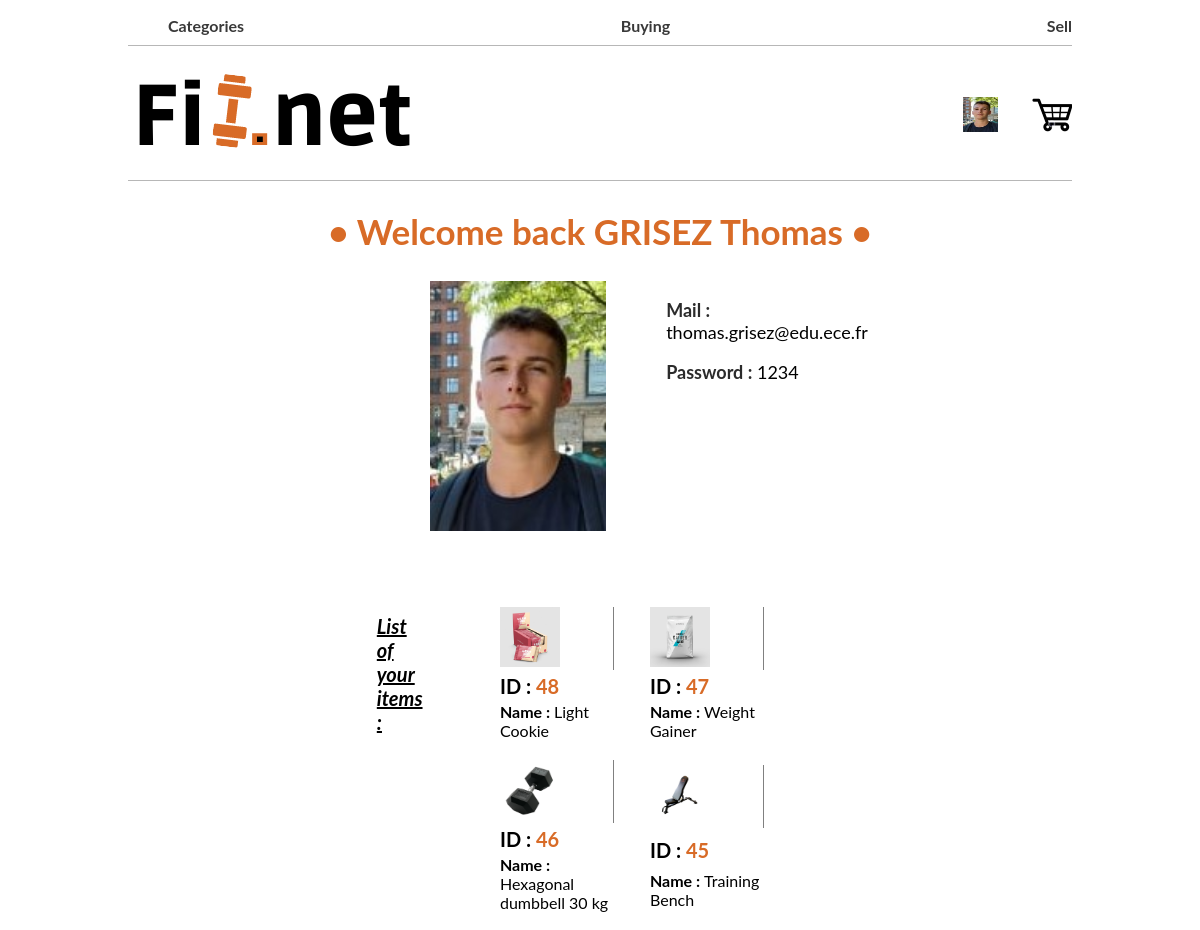
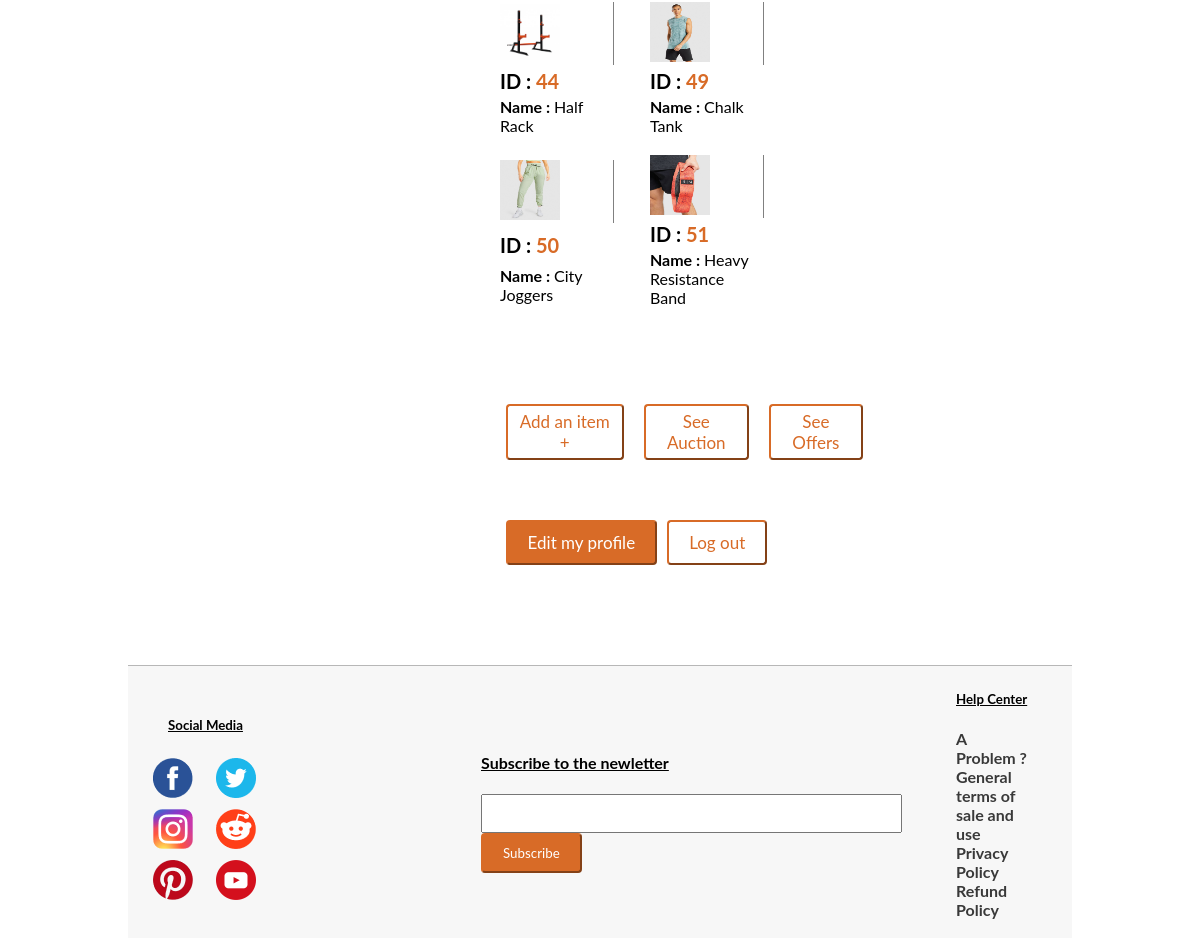
Page /PHP/sellerProfile.php (signed in) on the committed database (2 pictures, top to bottom).
### tables this page shows
CREATE TABLE IF NOT EXISTS `items` (
  `id` int(11) NOT NULL AUTO_INCREMENT,
  `name` text NOT NULL,
  `description` text NOT NULL,
  `price` int(11) NOT NULL,
  `category` text NOT NULL,
  `photo1` text NOT NULL,
  `photo2` text NOT NULL,
  `photo3` text NOT NULL,
  `video` text NOT NULL,
  `quantity` int(11) NOT NULL,
  `type_of_selling` text NOT NULL,
  `id_seller` int(11) NOT NULL,
  PRIMARY KEY (`id`)
);

### PHP/sellerProfile.php (the view, shortened to what this page needs)
<!DOCTYPE html>
<html>
<head>
</head>
<body>
    <?php include 'header.php'?>
    <?php
        $mysqli = new mysqli('127.0.0.1','root', '', 'fitnet', NULL) or die("Connect failed");
        $idseller = $_SESSION['id']."-%";
        $allProducts = array();
        $result = $mysqli->query("SELECT `id`,`name`,`photo1` FROM `items` WHERE `photo1` LIKE '$idseller'");
        if($result->num_rows > 0){
            while($row = $result->fetch_assoc()) {
                $product=array($row["id"],$row["name"],$row["photo1"]);
                $allProducts[]=$product;
            }
        }
    ?>
    <div class="profile">
        <h2 class="main_title"  align="center">• Welcome back  <span style="text-transform: uppercase;"><?php echo $_SESSION['lname']?></span><?php echo" ".$_SESSION['fname']; ?> •</h2>
        <div class="main_aspect_of_profile_bloc">
          <div class="profile_image_bloc">
              <img src="../profilepictures/<?= $_SESSION['photo']?>" width="auto" height="250" alt="photoprofile">
          </div>
          <div>
              <p class="list_of_informations" id="mail_information_buyer"><span class="lis_of_information_title">Mail :</span> <?php echo $_SESSION['email']; ?></p>
              <p class="list_of_informations" id="password_information_buyer"><span class="lis_of_information_title">Password :</span> <?php echo $_SESSION['password']; ?></p>
          </div>
        </div>
        <div class="main_aspect_of_profile_bloc">
        <?php
            if($result->num_rows > 0){
                echo "<h3 class='list_of_informations' style='font-size : 20px;'><em><u>List of your items :</u></em></h3>";
                echo "<div  class='one_table_of_items'>";
                for ($row = 0; $row < $result->num_rows ; $row++) {
                    $photo = "../itemImages/".$allProducts[$row][2];
                    echo "<table  class='table_of_items' border=1><tr><td style='border : none;'><div class='div_for_border_in_table'><img src=$photo width='60' height='60'></td></tr>"."<tr><td style='border : none;'><span style='font-weight : bold; font-size : 20px; '>ID : </span><span style='color :#D86B27; font-weight : bold; font-size : 20px;'>".$allProducts[$row][0]."</span></td></tr></div><tr><td class='raw_table_items_list'  id='last_tr_of_table_item3'><span style='font-size : 16px; font-weight : bold;'>Name : </span>".$allProducts[$row][1]."</td></tr></table>";
                  }
            }else{
                echo "<span style='color : red;'><b><em>You have no items for sale </em></b><br></span>";
            }
        ?>
        <div class="button_for_see_our_item_as_a_seller">
             <div class="main_aspect_of_profile_bloc" id="button_for_see_our_item_as_a_seller">
               <div class="button_add_to_list_an_item">
                     <a href="addItem.php"><button class="button_of_informations"  id="add_an_item_to_sell">Add an item +</button></a>
               </div>
               <div class="button_add_to_list_an_item">
                     <a href="seeAuction.php"><button class="button_of_informations"  id="add_an_item_to_sell">See Auction</button></a>
               </div>
               <div class="button_add_to_list_an_item">
                     <a href="seeNegotiations.php"><button class="button_of_informations"  id="add_an_item_to_sell">See Offers</button></a>
               </div>
             </div>
        </div>
        <div class="main_aspect_of_profile_bloc" id="bloc_button_buyer_profil">
            <div class="button_list_buyer_profil">
                 <a href="editSeller.php"><button class="button_of_informations"  id="edit_information_buyer">Edit my profile</button></a>
            </div>
            <div class="button_list_buyer_profil">
            <a href="logout.php"><button class="button_of_informations"  id="logout_information_buyer">Log out</button></a>
            </div>
        </div>
    <?php include 'footer.php'?>
</body>
</html>

### CSS/header.css (style rules this page uses)
body { font-family: lato; padding-right: 10%; padding-left: 10%; }

### CSS/profileCSS.php (style rules this page uses)
.one_table_of_items { padding-bottom : 20px; }
.main_aspect_of_profile_bloc { margin : 0 auto; padding-right: 20%; padding-left: 20%; padding-bottom : 60px; display : flex; }
.profile_image_bloc { padding-left : 20%; }
.main_title { color : #D86B27; font-size: 35px; }
.list_of_informations { font-size : 18px; padding-left : 60px; }
.lis_of_information_title { font-weight : bold; color : #2B2B2B; }
.one_table_of_items { padding-left : 60px; display : flex; flex-wrap : wrap; justify-content : flex-start; padding-top : 10px; }
.table_of_items { padding-bottom : 5px; border : none; padding-left : 10px; padding-right : 20px; width : 150px; }
.div_for_border_in_table { border-right : 1px solid grey; }
.raw_table_items_list { border: none; overflow: hidden; }
#last_tr_of_table_item3 { padding-bottom : 10px; }
#bloc_button_buyer_profil { display : flex; padding-right : 70px; padding-left : 40%; }
.button_list_buyer_profil { padding-right : 10px; padding-bottom : 40px; }
.button_of_informations { text-align : center; font-size : 17px; }
#edit_information_buyer { padding: 10px 20px 10px 20px; font-family: lato; text-align: center; border-radius: 4px; color : white; border-color: #D86B27; background-color: #D86B27; }
#logout_information_buyer { padding: 10px 20px 10px 20px; font-family: lato; text-align: center; border-radius: 4px; color : #D86B27; border-color: #D86B27; background-color: white; }
.button_add_to_list_an_item { padding-right : 20px; }
#button_for_see_our_item_as_a_seller { padding-left : 40%; }
#add_an_item_to_sell { padding: 5px 10px 5px 10px; font-family: lato; text-align: center; border-radius: 4px; color : #D86B27; border-color: #D86B27; background-color: white; }

### rows in the picture
items: photo1 (picture), id "48", name "Light Cookie"
items: photo1 (picture), id "47", name "Weight Gainer"
items: photo1 (picture), id "46", name "Hexagonal dumbbell 30 kg"
items: photo1 (picture), id "45", name "Training Bench"
items: photo1 (picture), id "44", name "Half Rack"
items: photo1 (picture), id "49", name "Chalk Tank"
items: photo1 (picture), id "50", name "City Joggers"
items: photo1 (picture), id "51", name "Heavy Resistance Band"

### other values in the picture
$_SESSION['lname'] "GRISEZ"
$_SESSION['fname'] "Thomas"
$_SESSION['email'] "thomas.grisez@edu.ece.fr"
$_SESSION['password'] "1234"
